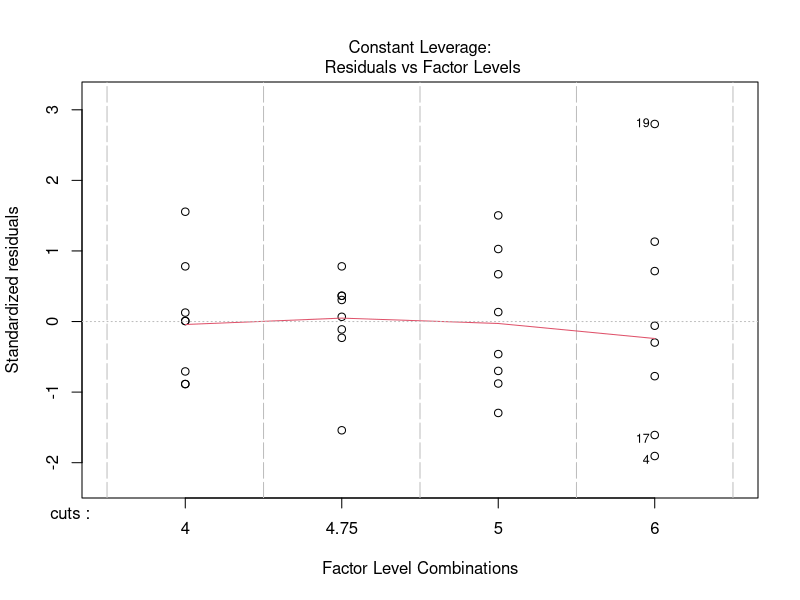
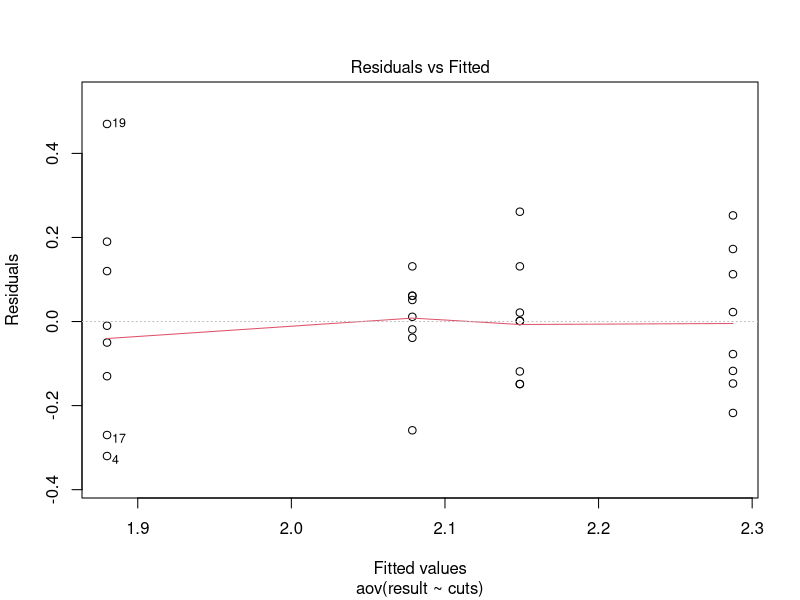
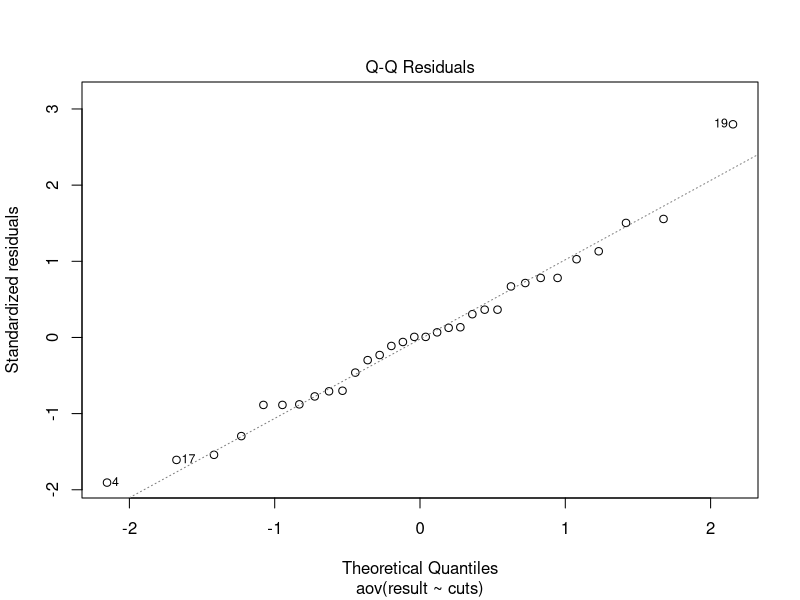
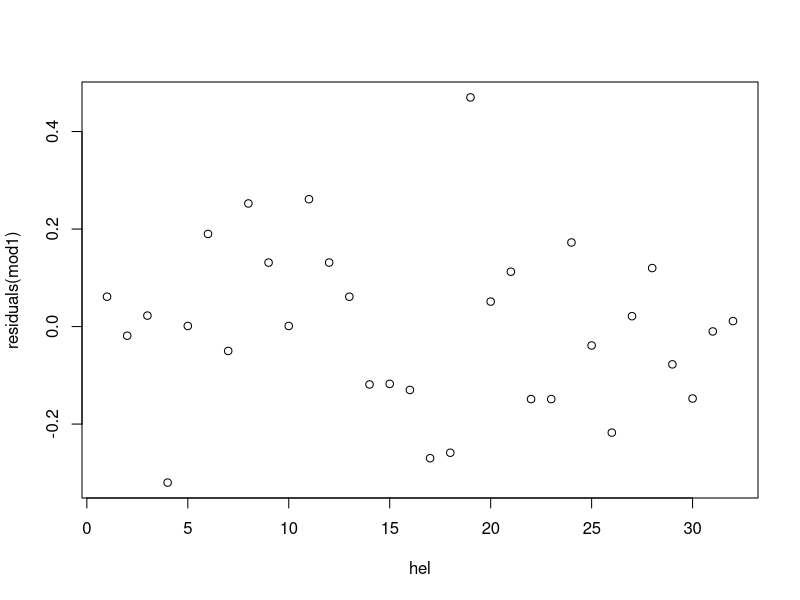

Write the R code that produced these figures, in order. (Note: this script raises an error after producing the figures.)
# EXPERIMENTAL DESIGN

# OVERVIEW
# Introduction

# Experimental Design: the model is just a tool

# Real Life Example: Paper Helicopters
## Define the goals of your experiment
## 


# Questions 
# The experimental unit is the single helicopter
# Replicates are the different experimental unit with different cut. Duplicates are essentially 
# the same experimental unit
# The treatment factor is the amount of centimeters we cut from the blades
# Lurking variables could be: the wind in that specific moment, the different weight of the paper
# any minimal difference in the height from which you leave the helicopter to fly;
# Randomization could be important since we can assess if the differences in the time to fly can be really affected
# by the differences in the cut level of the paper

# Let's create a randomized list of experiments for examining four wing lengths of 4, 4.75, 5.5, 6 with eight replicate
# experiment at each level.

setwd("C:/Users/SP453RH/Desktop/R_Experimental_Design")

# Create the plan (exported to .txt)
set.seed(1)
f <- factor(rep(c(4, 4.75, 5.5, 6), each = 8))
fac <- sample(f, 32)
eu <- 1:32
plan <- data.frame(hel=eu, cuts=fac)
write.csv(plan, file="Plan.csv", row.names=FALSE)

# After the run of the experiment, we collect the data and import
# the Dataser
helicop <- read.table("Plan.txt", sep=",", header=T)
str(helicop)
helicop$cuts <- as.factor(helicop$cuts)
str(helicop)
helicop

# We run the ANOVA test
mod1 <- aov(result ~ cuts, data=helicop)
summary(mod1)

# From the ANOVA table we can conclude that we have
# significative differences among the means of the result 
# among the levels of cut applied to the blades.


# ---

plot(mod1, which=5)
plot(mod1, which=1)
plot(mod1, which=2)
plot(residuals(mod1)~ hel, data=helicop)
# From the plot showed above we can see that 
# the variability in the Std.Residuals vs. Factor Level Comb
# show an (even slightly) different variability in the errors.


# ---

library(MASS)
bc <- boxcox(mod1)
lambda <- bc$x[which.max(bc$y)]
lambda
# We look at with box-cox transformation 
# to see which is the normalizing parameter that
# could affect the variance of our error

#---

tres <- transform(helicop, tres=result^(1.757576))
helicop <- data.frame(helicop, tres)
mod2 <- aov(tres ~ cuts, data=helicop)
summary(mod2)
# Even if the result suggester to put 1.75 as lambda,
# we did not see significative improvement in the 
# P value of our anova test

#---

contrasts(helicop$cuts) <- contr.poly(4)
contrasts(helicop$cuts) 

mod3 <- aov(result ~ cuts, helicop)
summary.lm(mod3)
# From the result of the model above there a significative
# linear, quadratic and cubic trend.


# Example Constraints Table
con <- matrix(c(1, -1/3, -1/3, -1/3, 0, 1, -1, 0,
                + 0, 0, 1, -1 ), 4, 3 )
L <- t(con)
rownames(L) <- c("Nome1", "Nome2", "Nome3")

# N.B. In this case use fit.contrast


